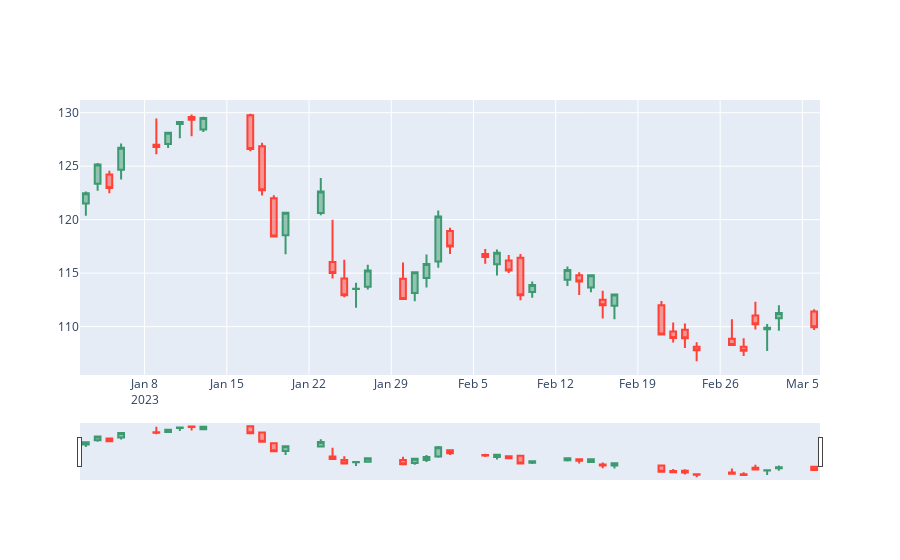

Notebook code for this chart:
### Markdown cell above
The stationarity of a series can be checked by examining the distribution of the series: we split the series into 2 contiguous parts and compute the summary statistics like the mean, variance and the autocorrelation. If the stats are quite different, then the series is not likely to be stationary.

### Code cell
yq_data_MMM = yq_data.loc[('MMM')]

fig_MMM = go.Figure(data=[go.Candlestick(x=yq_data_MMM.index,
                open=yq_data_MMM['open'],
                high=yq_data_MMM['high'],
                low=yq_data_MMM['low'],
                close=yq_data_MMM['close'])])

fig_MMM.show()
